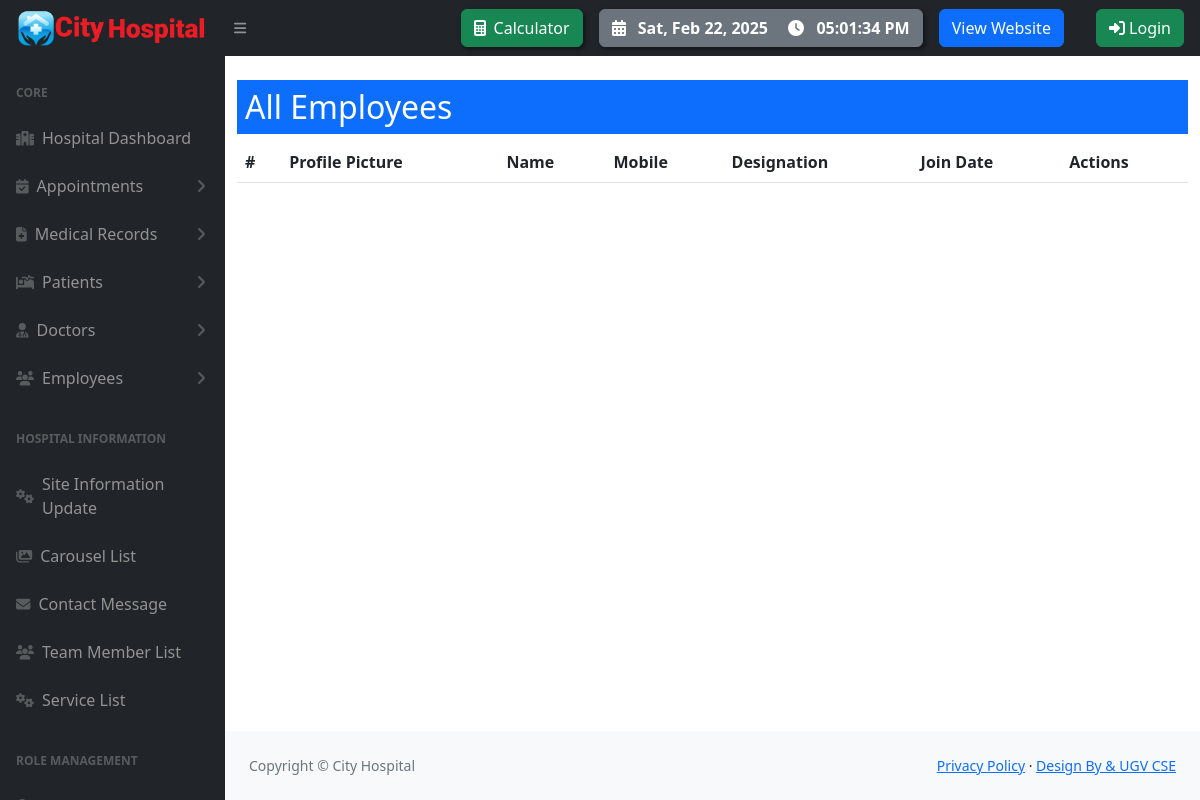
The app's page /employees/, older data.
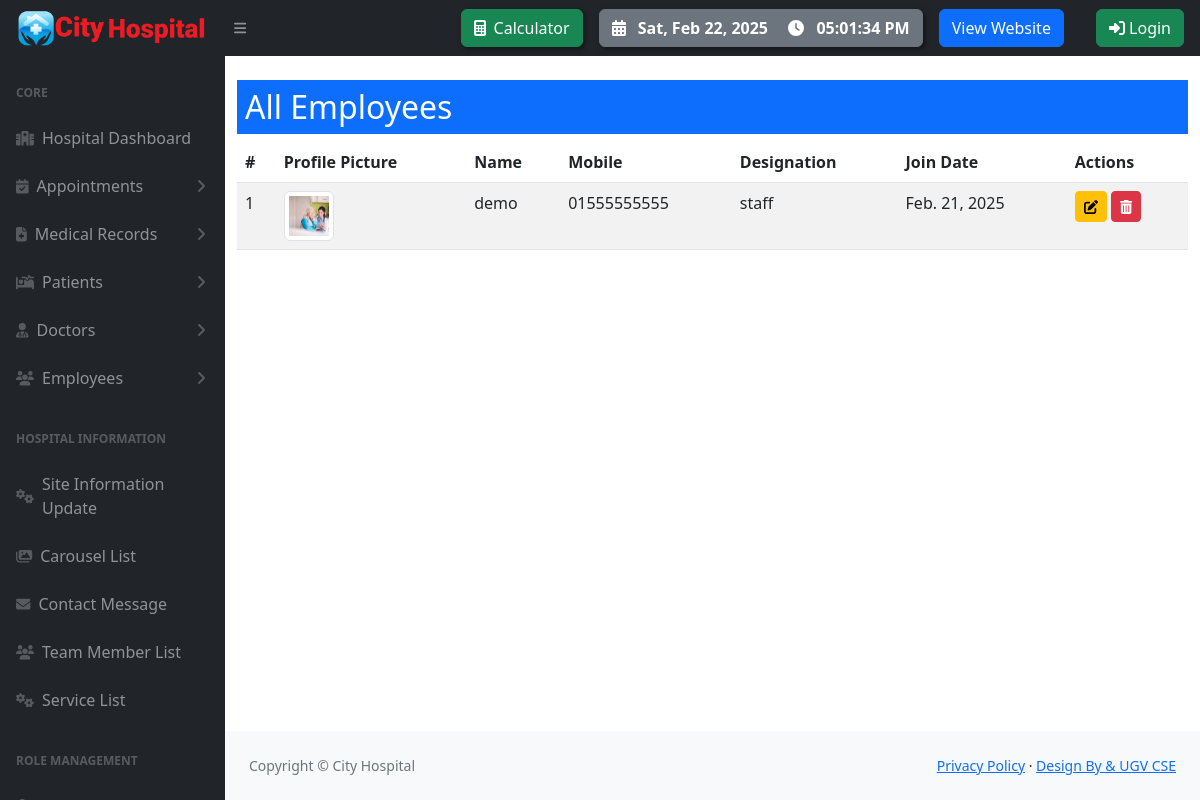
The same page, newer data.
### pms/models.py (models this page shows, shortened)
class EmployeeProfile(models.Model):
    user = models.OneToOneField(User, on_delete=models.CASCADE,  related_name='employee_profile')  # Associate with User model
    name = models.CharField(max_length=100)
    mobile = models.CharField(max_length=15)
    profile_pic = models.ImageField(upload_to='profile_pics/', blank=True, null=True)
    designation = models.CharField(max_length=50)
    join_date = models.DateField(auto_now_add = True)

### pms/views.py (the view)
# urls.py: path('employees/', all_employee, name='all_employee'),
def all_employee(request):
    employees = EmployeeProfile.objects.filter(user__isnull=False).exclude(name__isnull=True).exclude(name__exact='')
    return render(request, 'hospital/employee_profile/all_employee.html', {'employees': employees})

### pms/context_processors.py (called while the page is built)
def site_information(request):
    site_info = SiteInfo.objects.first()
    return {
        'site_info': site_info
    }

### templates/hospital/employee_profile/all_employee.html (shortened to what this page needs)
{% extends 'hospital/hospital_base.html' %}
{% load static %}
{% block content %}
<div class="container mt-4">
    <h2 class="bg-primary text-white p-2">All Employees</h2>
    <table class="table table-striped table-hover">
        <thead class="thead-dark">
            <tr>
                <th>#</th>
                <th>Profile Picture</th>
                <th>Name</th>
                <th>Mobile</th>
                <th>Designation</th>
                <th>Join Date</th>
                <th>Actions</th>
            </tr>
        </thead>
        <tbody>
            {% for employee in employees %}
            <tr>
                <td>{{ forloop.counter }}</td>
                <td>
                    {% if employee.profile_pic %}
                    <img src="{{ employee.profile_pic.url }}" alt="Profile Pic" class="img-thumbnail" style="width: 50px; height: 50px;">
                    {% else %}
                    <img src="{% static 'default-profile.png' %}" alt="Default Profile" class="img-thumbnail" style="width: 50px; height: 50px;">
                    {% endif %}
                </td>
                <td>{{ employee.name }}</td>
                <td>{{ employee.mobile }}</td>
                <td>{{ employee.designation }}</td>
                <td>{{ employee.join_date }}</td>
                <td>
                    <a href="{% url 'edit_employee' employee.id %}" class="btn btn-sm btn-warning" title="Edit">
                        <i class="fas fa-edit"></i>
                    </a>
                    <form method="POST" action="{% url 'delete_employee' employee.id %}" style="display:inline;">
                        <button type="submit" class="btn btn-sm btn-danger" title="Delete" onclick="return confirm('Are you sure you want to delete this employee?');">
                            <i class="fas fa-trash-alt"></i>
                        </button>
                    </form>
                </td>
            </tr>
            {% endfor %}
        </tbody>
    </table>
</div>
{% endblock %}

Row changes from the older to the newer data that the page shows:
added EmployeeProfile: profile_pic (picture), name "demo", mobile "01555555555", designation "staff", join_date "Feb. 21, 2025"
